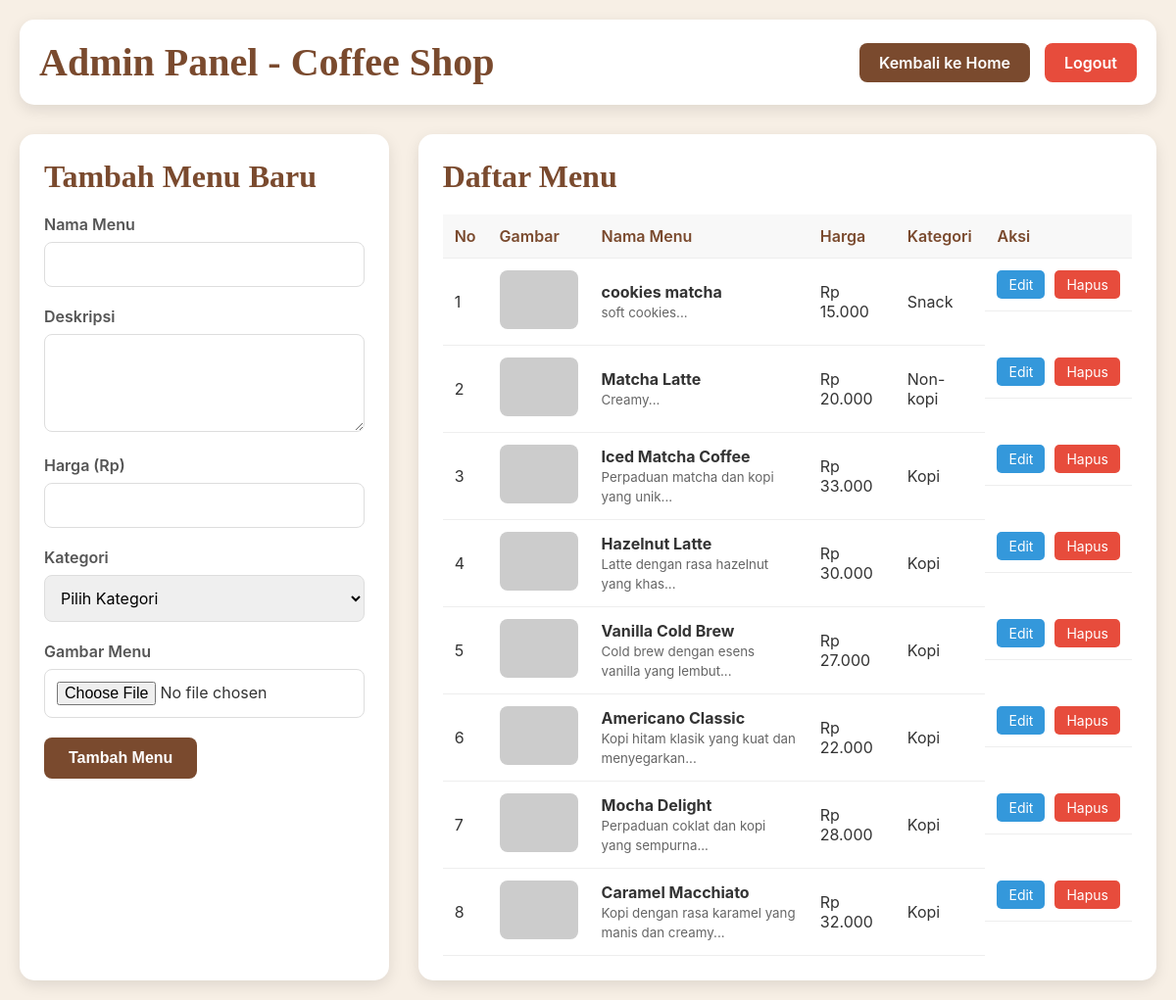
Screenshot of /admin_fix.php (signed in) with the database file from the repository.
### tables this page shows
CREATE TABLE `menu_items` (
  `id` int(11) NOT NULL,
  `name` varchar(100) NOT NULL,
  `description` text DEFAULT NULL,
  `price` decimal(10,2) NOT NULL,
  `image_url` varchar(500) DEFAULT NULL,
  `created_at` timestamp NOT NULL DEFAULT current_timestamp(),
  `category` varchar(50) DEFAULT NULL
);

### admin_fix.php (the view, shortened to what this page needs)
<?php
include "config_db.php";
$sql_menu = "SELECT * FROM menu_items ORDER BY id DESC";
$result_menu = mysqli_query($conn, $sql_menu);
?>
<!DOCTYPE html>
<html lang="id">
<head>
</head>
<body>
    <div class="admin-container">
        <div class="admin-header">
            <h1 class="admin-title">Admin Panel - Coffee Shop</h1>
            <div class="admin-nav">
                <a href="index.php" class="admin-btn">Kembali ke Home</a>
                <a href="index.php?logout=true" class="admin-btn logout">Logout</a>
            </div>
        </div>
        <div class="admin-content">
            <div class="form-section">
                <h2><?php echo isset($_GET['edit']) ? 'Edit Menu' : 'Tambah Menu Baru'; ?></h2>
                <form method="POST" enctype="multipart/form-data">
                    <div class="form-group">
                        <label for="nama">Nama Menu</label>
                        <input type="text" id="nama" name="nama"
                               value="<?php echo isset($menu_edit['name']) ? $menu_edit['name'] : ''; ?>"
                               required>
                    </div>
                    <div class="form-group">
                        <label for="deskripsi">Deskripsi</label>
                        <textarea id="deskripsi" name="deskripsi" required><?php echo isset($menu_edit['description']) ? $menu_edit['description'] : ''; ?></textarea>
                    </div>
                    <div class="form-group">
                        <label for="harga">Harga (Rp)</label>
                        <input type="number" id="harga" name="harga"
                               value="<?php echo isset($menu_edit['price']) ? $menu_edit['price'] : ''; ?>"
                               required min="0">
                    </div>
                    <div class="form-group">
                        <label for="kategori">Kategori</label>
                        <select id="kategori" name="kategori" required>
                            <option value="">Pilih Kategori</option>
                        </select>
                    </div>
                    <div class="form-group">
                        <label for="gambar">Gambar Menu</label>
                        <input type="file" id="gambar" name="gambar" accept="image/*">
                    </div>
                    <button type="submit" class="btn-submit" name="<?php echo isset($_GET['edit']) ? 'edit_menu' : 'tambah_menu'; ?>">
                        <?php echo isset($_GET['edit']) ? 'Update Menu' : 'Tambah Menu'; ?>
                    </button>
                </form>
            </div>
            <div class="list-section">
                <h2>Daftar Menu</h2>
                <table class="menu-table">
                    <thead>
                        <tr>
                            <th>No</th>
                            <th>Gambar</th>
                            <th>Nama Menu</th>
                            <th>Harga</th>
                            <th>Kategori</th>
                            <th>Aksi</th>
                        </tr>
                    </thead>
                    <tbody>
                        <?php if($result_menu && mysqli_num_rows($result_menu) > 0):
                            $no = 1;
                            while($menu = mysqli_fetch_assoc($result_menu)):
                        ?>
                            <tr>
                                <td><?php echo $no++; ?></td>
                                <td>
                                    <img src="<?php echo $menu['image_url']; ?>"
                                         alt="<?php echo $menu['name']; ?>"
                                         class="menu-img"
                                         onerror="this.src='https://via.placeholder.com/80x60?text=No+Image'">
                                </td>
                                <td>
                                    <strong><?php echo $menu['name']; ?></strong><br>
                                    <small style="color: #666;"><?php echo substr($menu['description'], 0, 50) . '...'; ?></small>
                                </td>
                                <td>Rp <?php echo number_format($menu['price'], 0, ',', '.'); ?></td>
                                <td><?php echo ucfirst($menu['category'] ?? '-'); ?></td>
                                <td class="action-buttons">
                                    <a href="admin_fix.php?edit=<?php echo $menu['id']; ?>" class="btn-edit">Edit</a>
                                    <a href="admin_fix.php?hapus=<?php echo $menu['id']; ?>"
                                       class="btn-hapus"
                                       onclick="return confirm('Yakin hapus menu ini?')">Hapus</a>
                                </td>
                            </tr>
                        <?php endwhile; ?>
                        <?php endif; ?>
                    </tbody>
                </table>
            </div>
        </div>
    </div>
</body>
</html>

### admin_fix.php (style rules this page uses)
:root { --coffee: #7a4a2e; --soft-sand: #f7efe5; }
* { box-sizing: border-box; margin: 0; padding: 0; }
body { font-family: 'Inter', sans-serif; background: var(--soft-sand); color: #333; }
.admin-container { max-width: 1200px; margin: 0 auto; padding: 20px; }
.admin-header { display: flex; justify-content: space-between; align-items: center; background: white; padding: 20px; border-radius: 15px; margin-bottom: 30px; box-shadow: 0 5px 15px rgba(0,0,0,0.1); }
.admin-title { color: var(--coffee); font-family: 'Dancing Script', cursive; font-size: 2.5rem; }
.admin-nav { display: flex; gap: 15px; }
.admin-btn { padding: 10px 20px; background: var(--coffee); color: white; text-decoration: none; border-radius: 8px; font-weight: 600; transition: 0.3s; }
.admin-btn.logout { background: #e74c3c; }
.admin-content { display: grid; grid-template-columns: 1fr 2fr; gap: 30px; }
.form-section, .list-section { background: white; padding: 25px; border-radius: 15px; box-shadow: 0 5px 15px rgba(0,0,0,0.1); }
h2 { color: var(--coffee); margin-bottom: 20px; font-family: 'Dancing Script', cursive; font-size: 2rem; }
.form-group { margin-bottom: 20px; }
label { display: block; margin-bottom: 8px; font-weight: 600; color: #555; }
input, textarea, select { width: 100%; padding: 12px; border: 1px solid #ddd; border-radius: 8px; font-family: 'Inter', sans-serif; font-size: 16px; }
textarea { min-height: 100px; resize: vertical; }
.btn-submit { background: var(--coffee); color: white; padding: 12px 25px; border: none; border-radius: 8px; cursor: pointer; font-weight: 600; font-size: 16px; transition: 0.3s; }
.menu-table { width: 100%; border-collapse: collapse; margin-top: 20px; }
.menu-table th, .menu-table td { padding: 12px; text-align: left; border-bottom: 1px solid #eee; }
.menu-table th { background: #f8f8f8; color: var(--coffee); font-weight: 600; }
.menu-img { width: 80px; height: 60px; object-fit: cover; border-radius: 8px; }
.action-buttons { display: flex; gap: 10px; }
.btn-edit, .btn-hapus { padding: 6px 12px; border-radius: 5px; font-size: 14px; text-decoration: none; cursor: pointer; border: none; }
.btn-edit { background: #3498db; color: white; }
.btn-hapus { background: #e74c3c; color: white; }

### rows the page displays
menu_items: name "cookies matcha", description "soft cookies", price "15.000", category "Snack"
menu_items: name "Matcha Latte", description "Creamy", price "20.000", category "Non-kopi"
menu_items: name "Iced Matcha Coffee", description "Perpaduan matcha dan kopi yang unik", price "33.000", category "Kopi"
menu_items: name "Hazelnut Latte", description "Latte dengan rasa hazelnut yang khas", price "30.000", category "Kopi"
menu_items: name "Vanilla Cold Brew", description "Cold brew dengan esens vanilla yang lembut", price "27.000", category "Kopi"
menu_items: name "Americano Classic", description "Kopi hitam klasik yang kuat dan menyegarkan", price "22.000", category "Kopi"
menu_items: name "Mocha Delight", description "Perpaduan coklat dan kopi yang sempurna", price "28.000", category "Kopi"
menu_items: name "Caramel Macchiato", description "Kopi dengan rasa karamel yang manis dan creamy", price "32.000", category "Kopi"
